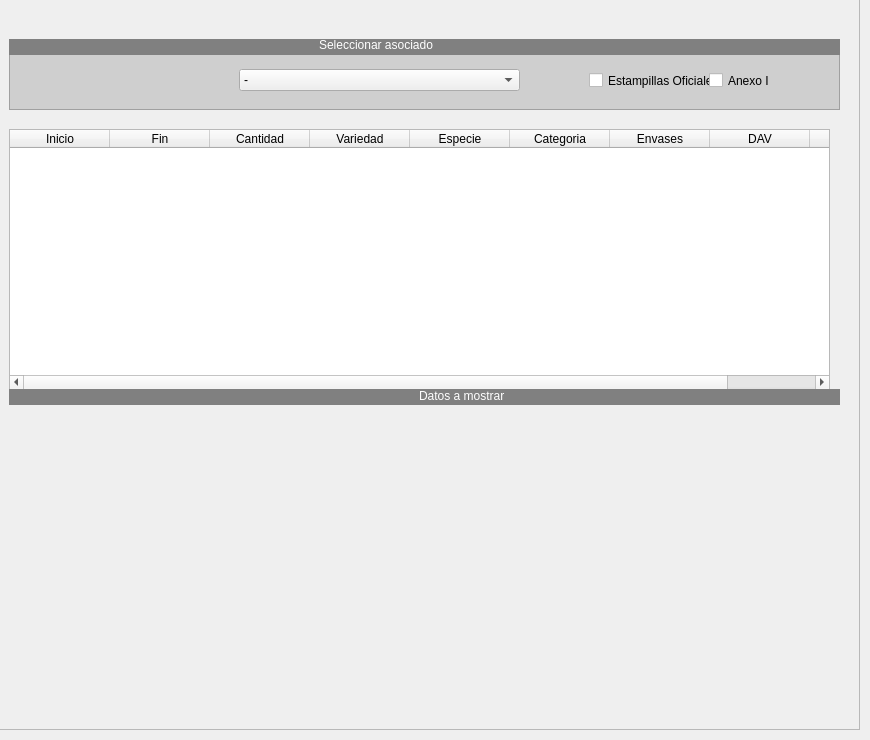
       <widget class="QWidget" name="p_estampillas">
        <widget class="QFrame" name="frame_86">
         <property name="geometry">
          <rect>
           <x>-1</x>
           <y>-1</y>
           <width>861</width>
           <height>731</height>
          </rect>
         </property>
         <property name="frameShape">
          <enum>QFrame::StyledPanel</enum>
         </property>
         <property name="frameShadow">
          <enum>QFrame::Raised</enum>
         </property>
         <widget class="QFrame" name="frame_87">
          <property name="geometry">
           <rect>
            <x>10</x>
            <y>40</y>
            <width>831</width>
            <height>71</height>
           </rect>
          </property>
          <property name="styleSheet">
           <string notr="true">QFrame
{
background-color: rgb(207, 207, 207);
}
QPushButton{
border-radius:15px;
background:#DBC9D4;
font-family: Calibri;
font-size:14px;
}

QPushButton:hover{
border-radius:15px;
background:#DFB6B2;
font-family: Calibri;
font-size:14px;

}

QLabel{
font-family: Calibri;
color:black;
}
QLineEdit{
border-radius:15px;
}</string>
          </property>
          <property name="frameShape">
           <enum>QFrame::StyledPanel</enum>
          </property>
          <property name="frameShadow">
           <enum>QFrame::Raised</enum>
          </property>
          <widget class="QComboBox" name="combo_asociados_subpedidos_3">
           <property name="geometry">
            <rect>
             <x>230</x>
             <y>30</y>
             <width>281</width>
             <height>22</height>
            </rect>
           </property>
           <item>
            <property name="text">
             <string>-</string>
            </property>
           </item>
          </widget>
          <widget class="QCheckBox" name="checkBox_2">
           <property name="geometry">
            <rect>
             <x>580</x>
             <y>33</y>
             <width>121</width>
             <height>17</height>
            </rect>
           </property>
           <property name="text">
            <string>Estampillas Oficiales</string>
           </property>
          </widget>
          <widget class="QCheckBox" name="checkBox_3">
           <property name="geometry">
            <rect>
             <x>700</x>
             <y>33</y>
             <width>71</width>
             <height>17</height>
            </rect>
           </property>
           <property name="text">
            <string>Anexo I</string>
           </property>
          </widget>
         </widget>
         <widget class="QFrame" name="frame_88">
          <property name="geometry">
           <rect>
            <x>10</x>
            <y>40</y>
            <width>831</width>
            <height>16</height>
           </rect>
          </property>
          <property name="styleSheet">
           <string notr="true">background:grey;
border-radius:15px;
</string>
          </property>
          <property name="frameShape">
           <enum>QFrame::StyledPanel</enum>
          </property>
          <property name="frameShadow">
           <enum>QFrame::Raised</enum>
          </property>
          <widget class="QLabel" name="label_160">
           <property name="geometry">
            <rect>
             <x>310</x>
             <y>-2</y>
             <width>170</width>
             <height>16</height>
            </rect>
           </property>
           <property name="styleSheet">
            <string notr="true">color:rgb(255, 255, 255);</string>
           </property>
           <property name="text">
            <string>Seleccionar asociado</string>
           </property>
          </widget>
         </widget>
         <widget class="QTableWidget" name="tableWidget">
          <property name="geometry">
           <rect>
            <x>10</x>
            <y>130</y>
            <width>821</width>
            <height>261</height>
           </rect>
          </property>
          <column>
           <property name="text">
            <string>Inicio</string>
           </property>
          </column>
          <column>
           <property name="text">
            <string>Fin</string>
           </property>
          </column>
          <column>
           <property name="text">
            <string>Cantidad</string>
           </property>
          </column>
          <column>
           <property name="text">
            <string>Variedad</string>
           </property>
          </column>
          <column>
           <property name="text">
            <string>Especie</string>
           </property>
          </column>
          <column>
           <property name="text">
            <string>Categoria</string>
           </property>
          </column>
          <column>
           <property name="text">
            <string>Envases</string>
           </property>
          </column>
          <column>
           <property name="text">
            <string>DAV</string>
           </property>
          </column>
          <column>
           <property name="text">
            <string>Campaña</string>
           </property>
          </column>
         </widget>
         <widget class="QFrame" name="frame_89">
          <property name="geometry">
           <rect>
            <x>10</x>
            <y>390</y>
            <width>831</width>
            <height>16</height>
           </rect>
          </property>
          <property name="styleSheet">
           <string notr="true">background:grey;
border-radius:15px;
</string>
          </property>
          <property name="frameShape">
           <enum>QFrame::StyledPanel</enum>
          </property>
          <property name="frameShadow">
           <enum>QFrame::Raised</enum>
          </property>
          <widget class="QLabel" name="label_161">
           <property name="geometry">
            <rect>
             <x>410</x>
             <y>-1</y>
             <width>91</width>
             <height>16</height>
            </rect>
           </property>
           <property name="styleSheet">
            <string notr="true">color:rgb(255, 255, 255);</string>
           </property>
           <property name="text">
            <string>Datos a mostrar</string>
           </property>
          </widget>
         </widget>
        </widget>
       </widget>
